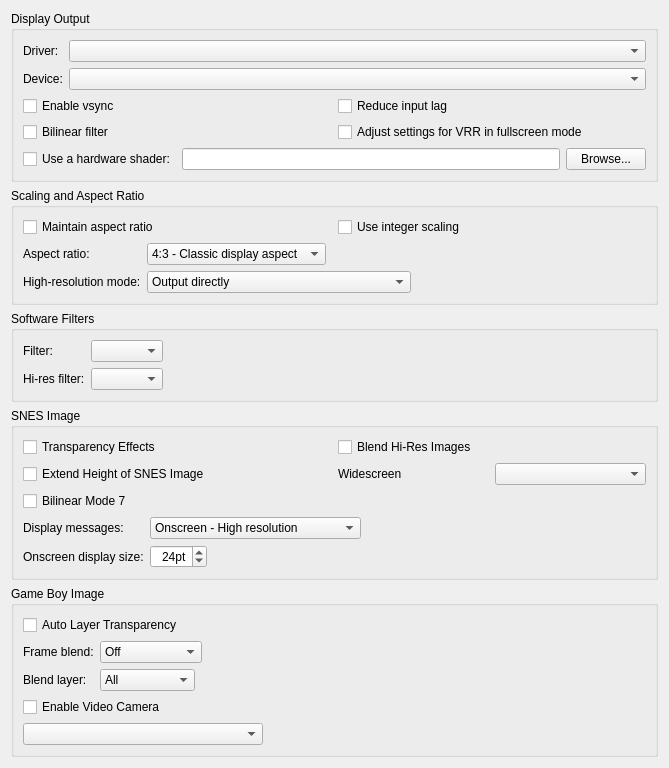
<?xml version="1.0" encoding="UTF-8"?>
<ui version="4.0">
 <class>DisplayPanel</class>
 <widget class="QWidget" name="DisplayPanel">
  <property name="geometry">
   <rect>
    <x>0</x>
    <y>0</y>
    <width>669</width>
    <height>654</height>
   </rect>
  </property>
  <property name="windowTitle">
   <string>Form</string>
  </property>
  <layout class="QVBoxLayout" name="verticalLayout">
   <item>
    <widget class="QGroupBox" name="groupBox">
     <property name="title">
      <string>Display Output</string>
     </property>
     <layout class="QVBoxLayout" name="verticalLayout_2">
      <item>
       <layout class="QGridLayout" name="gridLayout_driver">
        <item row="0" column="0">
         <widget class="QLabel" name="label">
          <property name="text">
           <string>Driver:</string>
          </property>
         </widget>
        </item>
        <item row="1" column="1">
         <widget class="QComboBox" name="comboBox_device">
          <property name="sizePolicy">
           <sizepolicy hsizetype="Expanding" vsizetype="Fixed">
            <horstretch>0</horstretch>
            <verstretch>0</verstretch>
           </sizepolicy>
          </property>
          <property name="toolTip">
           <string>Choose a device to render output. If you have no integrated graphics, there will be only one choice.</string>
          </property>
          <property name="whatsThis">
           <string>&lt;html&gt;&lt;head/&gt;&lt;body&gt;&lt;p&gt;When using &lt;span style=&quot; font-style:italic;&quot;&gt;Vulkan&lt;/span&gt;, this chooses the GPU you wish to render with.&lt;/p&gt;&lt;/body&gt;&lt;/html&gt;</string>
          </property>
         </widget>
        </item>
        <item row="0" column="1">
         <widget class="QComboBox" name="comboBox_driver">
          <property name="sizePolicy">
           <sizepolicy hsizetype="Expanding" vsizetype="Fixed">
            <horstretch>0</horstretch>
            <verstretch>0</verstretch>
           </sizepolicy>
          </property>
          <property name="toolTip">
           <string>Select the output driver.</string>
          </property>
          <property name="whatsThis">
           <string>&lt;html&gt;&lt;head/&gt;&lt;body&gt;&lt;p&gt;Choose one of &lt;span style=&quot; font-style:italic;&quot;&gt;Qt Software, Vulkan, or OpenGL&lt;/span&gt;.&lt;/p&gt;&lt;p&gt;Qt Software will use the CPU to draw the display. Vulkan or OpenGL will use that respective graphics interface to draw the display.&lt;/p&gt;&lt;/body&gt;&lt;/html&gt;</string>
          </property>
         </widget>
        </item>
        <item row="1" column="0">
         <widget class="QLabel" name="label_2">
          <property name="text">
           <string>Device:</string>
          </property>
         </widget>
        </item>
       </layout>
      </item>
      <item>
       <layout class="QGridLayout" name="gridLayout_3">
        <item row="2" column="0">
         <widget class="QCheckBox" name="checkBox_bilinear_filter">
          <property name="toolTip">
           <string>Smooth screen output.</string>
          </property>
          <property name="whatsThis">
           <string>&lt;html&gt;&lt;head/&gt;&lt;body&gt;&lt;p&gt;Turns on a bilinear smoothing filter to smooth out the pixels. This option won't work with a hardware shader enabled.&lt;/p&gt;&lt;/body&gt;&lt;/html&gt;</string>
          </property>
          <property name="text">
           <string>Bilinear filter</string>
          </property>
         </widget>
        </item>
        <item row="1" column="1">
         <widget class="QCheckBox" name="checkBox_reduce_input_lag">
          <property name="toolTip">
           <string>Prevent the display driver from getting too far ahead in order to reduce lag.</string>
          </property>
          <property name="whatsThis">
           <string>&lt;html&gt;&lt;head/&gt;&lt;body&gt;&lt;p&gt;This prevents the GPU from queuing up additional frames in advance, reducing the time it takes for the display to react to your input.&lt;/p&gt;&lt;/body&gt;&lt;/html&gt;</string>
          </property>
          <property name="text">
           <string>Reduce input lag</string>
          </property>
         </widget>
        </item>
        <item row="2" column="1">
         <widget class="QCheckBox" name="checkBox_adjust_for_vrr">
          <property name="toolTip">
           <string>When entering fullscreen mode, temporarily change other settings to use VRR (G-Sync or FreeSync) correctly.</string>
          </property>
          <property name="whatsThis">
           <string>&lt;html&gt;&lt;head/&gt;&lt;body&gt;&lt;p&gt;When entering fullscreen mode, this option temporarily sets a number of other options to values that make variable refresh rate monitors that use FreeSync or GSync smoother.&lt;/p&gt;&lt;p&gt;Enables vsync.&lt;/p&gt;&lt;p&gt;Sets synchronization mode to timer and the frame rate to exactly that of the SNES.&lt;/p&gt;&lt;p&gt;Sets input rate to 32040Hz.&lt;/p&gt;&lt;/body&gt;&lt;/html&gt;</string>
          </property>
          <property name="text">
           <string>Adjust settings for VRR in fullscreen mode</string>
          </property>
         </widget>
        </item>
        <item row="1" column="0">
         <widget class="QCheckBox" name="checkBox_vsync">
          <property name="toolTip">
           <string>Sync the display to vertical retrace to eliminate tearing.</string>
          </property>
          <property name="whatsThis">
           <string>&lt;html&gt;&lt;head/&gt;&lt;body&gt;&lt;p&gt;This option prevents tearing in the output.&lt;/p&gt;&lt;/body&gt;&lt;/html&gt;</string>
          </property>
          <property name="text">
           <string>Enable vsync</string>
          </property>
         </widget>
        </item>
       </layout>
      </item>
      <item>
       <layout class="QHBoxLayout" name="horizontalLayout">
        <item>
         <widget class="QCheckBox" name="checkBox_use_shader">
          <property name="toolTip">
           <string>Use a selected .slangp or .glslp shader file. 
.slangp is supported by Vulkan and OpenGL. 
.glslp is supported by OpenGL.</string>
          </property>
          <property name="whatsThis">
           <string>&lt;html&gt;&lt;head/&gt;&lt;body&gt;&lt;p&gt;Uses a hardware shader with &lt;span style=&quot; font-style:italic;&quot;&gt;Vulkan&lt;/span&gt; or &lt;span style=&quot; font-style:italic;&quot;&gt;OpenGL&lt;/span&gt; drivers. These can be either .glslp or .slangp preset files.&lt;/p&gt;&lt;p&gt;GLSL shaders (.glslp) can be downloaded from:&lt;/p&gt;&lt;p&gt;&lt;a href=&quot;https://github.com/libretro/glsl-shaders&quot;&gt;&lt;span style=&quot; text-decoration: underline; color:#2980b9;&quot;&gt;https://github.com/libretro/glsl-shaders&lt;/span&gt;&lt;/a&gt;&lt;/p&gt;&lt;p&gt;Slang shaders (.slangp) can be downloaded from:&lt;/p&gt;&lt;p&gt;&lt;a href=&quot;https://github.com/libretro/slang-shaders&quot;&gt;&lt;span style=&quot; text-decoration: underline; color:#2980b9;&quot;&gt;https://github.com/libretro/slang-shaders&lt;/span&gt;&lt;/a&gt;&lt;/p&gt;&lt;/body&gt;&lt;/html&gt;</string>
          </property>
          <property name="text">
           <string>Use a hardware shader:</string>
          </property>
         </widget>
        </item>
        <item>
         <widget class="QLineEdit" name="lineEdit_shader">
          <property name="whatsThis">
           <string>&lt;html&gt;&lt;head/&gt;&lt;body&gt;&lt;p&gt;Uses a hardware shader with &lt;span style=&quot; font-style:italic;&quot;&gt;Vulkan&lt;/span&gt; or &lt;span style=&quot; font-style:italic;&quot;&gt;OpenGL&lt;/span&gt; drivers. These can be either .glslp or .slangp preset files.&lt;/p&gt;&lt;p&gt;GLSL shaders (.glslp) can be downloaded from:&lt;/p&gt;&lt;p&gt;&lt;a href=&quot;https://github.com/libretro/glsl-shaders&quot;&gt;&lt;span style=&quot; text-decoration: underline; color:#2980b9;&quot;&gt;https://github.com/libretro/glsl-shaders&lt;/span&gt;&lt;/a&gt;&lt;/p&gt;&lt;p&gt;Slang shaders (.slangp) can be downloaded from:&lt;/p&gt;&lt;p&gt;&lt;a href=&quot;https://github.com/libretro/slang-shaders&quot;&gt;&lt;span style=&quot; text-decoration: underline; color:#2980b9;&quot;&gt;https://github.com/libretro/slang-shaders&lt;/span&gt;&lt;/a&gt;&lt;/p&gt;&lt;/body&gt;&lt;/html&gt;</string>
          </property>
         </widget>
        </item>
        <item>
         <widget class="QPushButton" name="pushButton_browse_shader">
          <property name="whatsThis">
           <string>&lt;html&gt;&lt;head/&gt;&lt;body&gt;&lt;p&gt;Uses a hardware shader with &lt;span style=&quot; font-style:italic;&quot;&gt;Vulkan&lt;/span&gt; or &lt;span style=&quot; font-style:italic;&quot;&gt;OpenGL&lt;/span&gt; drivers. These can be either .glslp or .slangp preset files.&lt;/p&gt;&lt;p&gt;GLSL shaders (.glslp) can be downloaded from:&lt;/p&gt;&lt;p&gt;&lt;a href=&quot;https://github.com/libretro/glsl-shaders&quot;&gt;&lt;span style=&quot; text-decoration: underline; color:#2980b9;&quot;&gt;https://github.com/libretro/glsl-shaders&lt;/span&gt;&lt;/a&gt;&lt;/p&gt;&lt;p&gt;Slang shaders (.slangp) can be downloaded from:&lt;/p&gt;&lt;p&gt;&lt;a href=&quot;https://github.com/libretro/slang-shaders&quot;&gt;&lt;span style=&quot; text-decoration: underline; color:#2980b9;&quot;&gt;https://github.com/libretro/slang-shaders&lt;/span&gt;&lt;/a&gt;&lt;/p&gt;&lt;/body&gt;&lt;/html&gt;</string>
          </property>
          <property name="text">
           <string>Browse...</string>
          </property>
         </widget>
        </item>
       </layout>
      </item>
     </layout>
    </widget>
   </item>
   <item>
    <widget class="QGroupBox" name="groupBox_2">
     <property name="title">
      <string>Scaling and Aspect Ratio</string>
     </property>
     <layout class="QVBoxLayout" name="verticalLayout_3">
      <item>
       <layout class="QGridLayout" name="gridLayout_4">
        <item row="0" column="0">
         <widget class="QCheckBox" name="checkBox_maintain_aspect_ratio">
          <property name="toolTip">
           <string>Keep the screen at the requested proportions for width and height.</string>
          </property>
          <property name="whatsThis">
           <string>&lt;html&gt;&lt;head/&gt;&lt;body&gt;&lt;p&gt;This option keeps the proportions of the emulated display the same no matter how you change the size of the window.&lt;/p&gt;&lt;/body&gt;&lt;/html&gt;</string>
          </property>
          <property name="text">
           <string>Maintain aspect ratio</string>
          </property>
         </widget>
        </item>
        <item row="0" column="1">
         <widget class="QCheckBox" name="checkBox_integer_scaling">
          <property name="toolTip">
           <string>When scaling up, only use integer multiples of the original height.</string>
          </property>
          <property name="whatsThis">
           <string>&lt;html&gt;&lt;head/&gt;&lt;body&gt;&lt;p&gt;This option adapts &lt;span style=&quot; font-style:italic;&quot;&gt;maintain aspect ratio&lt;/span&gt; and scales the image in steps of integral scale, so game pixels are never spread across the borders of screen pixels.&lt;/p&gt;&lt;/body&gt;&lt;/html&gt;</string>
          </property>
          <property name="text">
           <string>Use integer scaling</string>
          </property>
         </widget>
        </item>
       </layout>
      </item>
      <item>
       <layout class="QGridLayout" name="gridLayout_2">
        <item row="1" column="0">
         <widget class="QLabel" name="label_4">
          <property name="text">
           <string>High-resolution mode:</string>
          </property>
         </widget>
        </item>
        <item row="0" column="1">
         <widget class="QComboBox" name="comboBox_aspect_ratio">
          <property name="sizePolicy">
           <sizepolicy hsizetype="Fixed" vsizetype="Fixed">
            <horstretch>0</horstretch>
            <verstretch>0</verstretch>
           </sizepolicy>
          </property>
          <property name="whatsThis">
           <string>&lt;html&gt;&lt;head/&gt;&lt;body&gt;&lt;p&gt;This option affects how &lt;span style=&quot; font-style:italic;&quot;&gt;maintain aspect ratio &lt;/span&gt;works. &lt;/p&gt;&lt;p&gt;&lt;span style=&quot; font-style:italic;&quot;&gt;4:3 &lt;/span&gt;will maintain a ratio where the screen is 1.333 times wider than high.&lt;/p&gt;&lt;p&gt;64:49 presents an idealized ratio where the display output is perfect, but is affected by NTSC compression.&lt;/p&gt;&lt;p&gt;1:1 Means pixels will be square. This will squeeze the image horizontally.&lt;/p&gt;&lt;/body&gt;&lt;/html&gt;</string>
          </property>
          <item>
           <property name="text">
            <string>4:3 - Classic display aspect</string>
           </property>
          </item>
          <item>
           <property name="text">
            <string>64:49 - NTSC aspect</string>
           </property>
          </item>
          <item>
           <property name="text">
            <string>8:7 - Square pixels</string>
           </property>
          </item>
         </widget>
        </item>
        <item row="0" column="0">
         <widget class="QLabel" name="label_3">
          <property name="text">
           <string>Aspect ratio:</string>
          </property>
         </widget>
        </item>
        <item row="1" column="1">
         <widget class="QComboBox" name="comboBox_high_resolution_mode">
          <property name="sizePolicy">
           <sizepolicy hsizetype="Fixed" vsizetype="Fixed">
            <horstretch>0</horstretch>
            <verstretch>0</verstretch>
           </sizepolicy>
          </property>
          <property name="toolTip">
           <string>This affects the rarely used 512-pixels-wide mode used by the SNES.
For games like Kirby 3 and Jurassic Park, choose the &quot;merge fields&quot; option.
For games like Seiken Densetsu 3 and Marvelous, choose the &quot;scale up&quot; option.
Output directly will cause the screen to change between the two modes and look weird.</string>
          </property>
          <property name="whatsThis">
           <string>&lt;html&gt;&lt;head/&gt;&lt;body&gt;&lt;p&gt;This option only affects the SNES's high-resolution, 512 pixel wide mode. Few games use this. &lt;/p&gt;&lt;p&gt;&lt;span style=&quot; font-style:italic;&quot;&gt;Output directly&lt;/span&gt; will use whatever is output directly, but when the game changes modes, the filtering will get sharper or blurrier and may be distracting.&lt;/p&gt;&lt;p&gt;&lt;span style=&quot; font-style:italic;&quot;&gt;Merge fields &lt;/span&gt;will scale the image down and blend the extra pixels together. This is useful in games like Jurassic Park and Kirby's Dreamland 3, which use it for a transparency effect.&lt;/p&gt;&lt;p&gt;&lt;span style=&quot; font-style:italic;&quot;&gt;Scale low resolution &lt;/span&gt;will double the width of low-resolution screens, so when the game switches between modes there isn't any distracting changes in filtering. This is useful when a game uses the high resolution mode often, like Seiken Densetsu 3.&lt;/p&gt;&lt;/body&gt;&lt;/html&gt;</string>
          </property>
          <item>
           <property name="text">
            <string>Output directly</string>
           </property>
          </item>
          <item>
           <property name="text">
            <string>Merge the fields of the high-resolution lines</string>
           </property>
          </item>
          <item>
           <property name="text">
            <string>Scale normal resolution screens up</string>
           </property>
          </item>
         </widget>
        </item>
        <item row="0" column="2">
         <spacer name="horizontalSpacer_2">
          <property name="orientation">
           <enum>Qt::Horizontal</enum>
          </property>
          <property name="sizeHint" stdset="0">
           <size>
            <width>40</width>
            <height>20</height>
           </size>
          </property>
         </spacer>
        </item>
       </layout>
      </item>
     </layout>
    </widget>
   </item>
   <item>
    <widget class="QGroupBox" name="groupBox_software_filters">
     <property name="title">
      <string>Software Filters</string>
     </property>
     <layout class="QGridLayout" name="gridLayout_software_filter">
      <item row="0" column="0">
       <widget class="QLabel" name="label_software_filter">
        <property name="text">
         <string>Filter:</string>
        </property>
       </widget>
      </item>
      <item row="0" column="1">
       <widget class="QComboBox" name="comboBox_software_filter">
        <property name="sizePolicy">
         <sizepolicy hsizetype="Fixed" vsizetype="Fixed">
          <horstretch>0</horstretch>
          <verstretch>0</verstretch>
         </sizepolicy>
        </property>
        <property name="toolTip">
         <string>Process the image on the CPU before display. These are the same filters as the &quot;Output Image Processing&quot; options in the Windows port. For GPU shader-based processing, use a shader preset instead.</string>
        </property>
       </widget>
      </item>
      <item row="1" column="0">
       <widget class="QLabel" name="label_software_filter_hires">
        <property name="text">
         <string>Hi-res filter:</string>
        </property>
       </widget>
      </item>
      <item row="1" column="1">
       <widget class="QComboBox" name="comboBox_software_filter_hires">
        <property name="sizePolicy">
         <sizepolicy hsizetype="Fixed" vsizetype="Fixed">
          <horstretch>0</horstretch>
          <verstretch>0</verstretch>
         </sizepolicy>
        </property>
        <property name="toolTip">
         <string>Filter used instead of the one above when the frame is high-resolution (512 pixels wide or interlaced), like the win32 &quot;Hi Res&quot; box. Also applies when the high-resolution mode above is set to &quot;Scale up&quot;.</string>
        </property>
       </widget>
      </item>
      <item row="0" column="2">
       <spacer name="horizontalSpacer_software_filter">
        <property name="orientation">
         <enum>Qt::Horizontal</enum>
        </property>
        <property name="sizeHint" stdset="0">
         <size>
          <width>40</width>
          <height>20</height>
         </size>
        </property>
       </spacer>
      </item>
     </layout>
    </widget>
   </item>
   <item>
    <widget class="QGroupBox" name="groupBox_snes_image">
     <property name="title">
      <string>SNES Image</string>
     </property>
     <layout class="QVBoxLayout" name="verticalLayout_5">
      <item>
       <layout class="QGridLayout" name="gridLayout_snes_image">
        <item row="0" column="0">
         <widget class="QCheckBox" name="checkBox_transparency">
          <property name="toolTip">
           <string>Render the SNES colour-math and transparency effects. Turn off only for troubleshooting.</string>
          </property>
          <property name="text">
           <string>Transparency Effects</string>
          </property>
         </widget>
        </item>
        <item row="0" column="1">
         <widget class="QCheckBox" name="checkBox_blend_hires">
          <property name="toolTip">
           <string>Horizontally blend hi-res (512-wide) images, so games that alternate columns for a transparency effect look as intended with filters that do not account for this.</string>
          </property>
          <property name="text">
           <string>Blend Hi-Res Images</string>
          </property>
         </widget>
        </item>
        <item row="1" column="0">
         <widget class="QCheckBox" name="checkBox_overscan">
          <property name="toolTip">
           <string>Display an extra 15 pixels at the bottom, which few games use. Also increases AVI output size from 256x224 to 256x240.</string>
          </property>
          <property name="whatsThis">
           <string>&lt;html&gt;&lt;head/&gt;&lt;body&gt;&lt;p&gt;On classic CRT televisions, some areas of the screen were covered by the bezel, so weren't used often in games. This option allows you to show that area, but it will usually be just black bars.&lt;/p&gt;&lt;/body&gt;&lt;/html&gt;</string>
          </property>
          <property name="text">
           <string>Extend Height of SNES Image</string>
          </property>
         </widget>
        </item>
        <item row="1" column="1">
         <layout class="QHBoxLayout" name="horizontalLayout_widescreen">
          <item>
           <widget class="QLabel" name="label_widescreen">
            <property name="text">
             <string>Widescreen</string>
            </property>
           </widget>
          </item>
          <item>
           <widget class="QComboBox" name="comboBox_widescreen">
            <property name="toolTip">
             <string>Apply the built-in widescreen patch to this game at the selected width. The patch is applied in memory only, and the game restarts. Available for supported games only.</string>
            </property>
            <property name="whatsThis">
             <string>&lt;html&gt;&lt;head/&gt;&lt;body&gt;&lt;p&gt;The SNES scanned out 256 columns, but its backgrounds, Mode 7 matrix and sprites all carry on past them. Widescreen draws what was there.&lt;/p&gt;&lt;p&gt;Games that were not made for it would show artifacts at the edges, since they culled sprites and clamped scrolling there, so the choice is offered only for games the emulator has a widescreen hack for. Picking a width patches the cart in memory into that hack and restarts it; picking None puts the original cart back.&lt;/p&gt;&lt;/body&gt;&lt;/html&gt;</string>
            </property>
           </widget>
          </item>
         </layout>
        </item>
        <item row="2" column="0">
         <widget class="QCheckBox" name="checkBox_bilinear_mode7">
          <property name="toolTip">
           <string>Smooth the rotated and scaled Mode 7 backgrounds (F-Zero, Super Mario Kart, Pilotwings) by blending neighbouring pixels. A real SNES draws them blocky.</string>
          </property>
          <property name="text">
           <string>Bilinear Mode 7</string>
          </property>
         </widget>
        </item>
       </layout>
      </item>
      <item>
       <layout class="QGridLayout" name="gridLayout_5">
        <item row="0" column="0">
         <widget class="QLabel" name="label_5">
          <property name="text">
           <string>Display messages:</string>
          </property>
         </widget>
        </item>
        <item row="0" column="1">
         <widget class="QComboBox" name="comboBox_messages">
          <property name="sizePolicy">
           <sizepolicy hsizetype="Preferred" vsizetype="Fixed">
            <horstretch>0</horstretch>
            <verstretch>0</verstretch>
           </sizepolicy>
          </property>
          <property name="whatsThis">
           <string>&lt;html&gt;&lt;head/&gt;&lt;body&gt;&lt;p&gt;This option determines whether messages show up in the game display:&lt;/p&gt;&lt;p&gt;Onscreen will show a high resolution overlay when using &lt;span style=&quot; font-style:italic;&quot;&gt;Vulkan&lt;/span&gt; or &lt;span style=&quot; font-style:italic;&quot;&gt;OpenGL&lt;/span&gt;.&lt;/p&gt;&lt;p&gt;Inscreen will draw in a pixel font to the ingame display.&lt;/p&gt;&lt;p&gt;Don't display messages will show nothing.&lt;/p&gt;&lt;/body&gt;&lt;/html&gt;</string>
          </property>
          <item>
           <property name="text">
            <string>Onscreen - High resolution</string>
           </property>
          </item>
          <item>
           <property name="text">
            <string>Inside the screen - Low resolution</string>
           </property>
          </item>
          <item>
           <property name="text">
            <string>Don't display messages</string>
           </property>
          </item>
         </widget>
        </item>
        <item row="1" column="1">
         <widget class="QSpinBox" name="spinBox_osd_size">
          <property name="sizePolicy">
           <sizepolicy hsizetype="Fixed" vsizetype="Fixed">
            <horstretch>0</horstretch>
            <verstretch>0</verstretch>
           </sizepolicy>
          </property>
          <property name="whatsThis">
           <string>&lt;html&gt;&lt;head/&gt;&lt;body&gt;&lt;p&gt;This option only affects the size of the font and the icons shown when display messages are set to the &lt;span style=&quot; font-style:italic;&quot;&gt;Onscreen&lt;/span&gt; option.&lt;/p&gt;&lt;/body&gt;&lt;/html&gt;</string>
          </property>
          <property name="alignment">
           <set>Qt::AlignRight|Qt::AlignTrailing|Qt::AlignVCenter</set>
          </property>
          <property name="suffix">
           <string>pt</string>
          </property>
          <property name="minimum">
           <number>8</number>
          </property>
          <property name="maximum">
           <number>256</number>
          </property>
          <property name="value">
           <number>24</number>
          </property>
         </widget>
        </item>
        <item row="1" column="0">
         <widget class="QLabel" name="label_6">
          <property name="text">
           <string>Onscreen display size:</string>
          </property>
         </widget>
        </item>
        <item row="0" column="2">
         <spacer name="horizontalSpacer_3">
          <property name="orientation">
           <enum>Qt::Horizontal</enum>
          </property>
          <property name="sizeHint" stdset="0">
           <size>
            <width>40</width>
            <height>20</height>
           </size>
          </property>
         </spacer>
        </item>
       </layout>
      </item>
     </layout>
    </widget>
   </item>
   <item>
    <widget class="QGroupBox" name="groupBox_gb_image">
     <property name="toolTip">
      <string>These options only apply to Game Boy games played through the Super Game Boy.</string>
     </property>
     <property name="title">
      <string>Game Boy Image</string>
     </property>
     <layout class="QVBoxLayout" name="verticalLayout_gb_image">
      <item>
       <widget class="QCheckBox" name="checkBox_gb_frame_blend_auto">
        <property name="toolTip">
         <string>Auto Layer Transparency: pick the blend per game from a built-in list of known flicker-transparency games (off for the rest). Uncheck to set the mode and layer manually for every Game Boy game.</string>
        </property>
        <property name="text">
         <string>Auto Layer Transparency</string>
        </property>
       </widget>
      </item>
      <item>
       <layout class="QGridLayout" name="gridLayout_gb_blend">
        <item row="0" column="0">
         <widget class="QLabel" name="label_gb_frame_blend">
          <property name="text">
           <string>Frame blend:</string>
          </property>
         </widget>
        </item>
        <item row="0" column="1">
         <widget class="QComboBox" name="comboBox_gb_frame_blend">
          <property name="sizePolicy">
           <sizepolicy hsizetype="Fixed" vsizetype="Fixed">
            <horstretch>0</horstretch>
            <verstretch>0</verstretch>
           </sizepolicy>
          </property>
          <property name="toolTip">
           <string>Game Boy frame-blend mode: Simple Blend = 50/50 of the last two frames (cancels flicker-transparency); LCD Blend = slow-decay LCD-style ghosting.</string>
          </property>
          <item>
           <property name="text">
            <string>Off</string>
           </property>
          </item>
          <item>
           <property name="text">
            <string>Simple Blend</string>
           </property>
          </item>
          <item>
           <property name="text">
            <string>LCD Blend</string>
           </property>
          </item>
         </widget>
        </item>
        <item row="1" column="0">
         <widget class="QLabel" name="label_gb_frame_blend_layer">
          <property name="text">
           <string>Blend layer:</string>
          </property>
         </widget>
        </item>
        <item row="1" column="1">
         <widget class="QComboBox" name="comboBox_gb_frame_blend_layer">
          <property name="sizePolicy">
           <sizepolicy hsizetype="Fixed" vsizetype="Fixed">
            <horstretch>0</horstretch>
            <verstretch>0</verstretch>
           </sizepolicy>
          </property>
          <property name="toolTip">
           <string>Which Game Boy layer to blend: Background (BG) keeps moving sprites crisp; Window = the window/HUD layer; Sprites = objects only; All blends everything.</string>
          </property>
          <item>
           <property name="text">
            <string>All</string>
           </property>
          </item>
          <item>
           <property name="text">
            <string>Background</string>
           </property>
          </item>
          <item>
           <property name="text">
            <string>Window</string>
           </property>
          </item>
          <item>
           <property name="text">
            <string>Sprites</string>
           </property>
          </item>
         </widget>
        </item>
        <item row="0" column="2">
         <spacer name="horizontalSpacer_gb_blend">
          <property name="orientation">
           <enum>Qt::Horizontal</enum>
          </property>
          <property name="sizeHint" stdset="0">
           <size>
            <width>40</width>
            <height>20</height>
           </size>
          </property>
         </spacer>
        </item>
       </layout>
      </item>
      <item>
       <widget class="QCheckBox" name="checkBox_gb_video_camera">
        <property name="toolTip">
         <string>Feed a connected webcam into the Game Boy Camera (Pocket Camera) cartridge's image sensor. With this off (or no camera connected) the in-game viewfinder is blank.</string>
        </property>
        <property name="text">
         <string>Enable Video Camera</string>
        </property>
       </widget>
      </item>
      <item>
       <layout class="QHBoxLayout" name="horizontalLayout_gb_camera">
        <item>
         <widget class="QComboBox" name="comboBox_gb_camera">
          <property name="sizePolicy">
           <sizepolicy hsizetype="Preferred" vsizetype="Fixed">
            <horstretch>0</horstretch>
            <verstretch>0</verstretch>
           </sizepolicy>
          </property>
          <property name="minimumSize">
           <size>
            <width>240</width>
            <height>0</height>
           </size>
          </property>
          <property name="toolTip">
           <string>The webcam to feed into the Game Boy Camera. Cameras that only offer compressed (MJPEG) video produce a blank image.</string>
          </property>
         </widget>
        </item>
        <item>
         <spacer name="horizontalSpacer_gb_camera">
          <property name="orientation">
           <enum>Qt::Horizontal</enum>
          </property>
          <property name="sizeHint" stdset="0">
           <size>
            <width>40</width>
            <height>20</height>
           </size>
          </property>
         </spacer>
        </item>
       </layout>
      </item>
     </layout>
    </widget>
   </item>
   <item>
    <spacer name="verticalSpacer">
     <property name="orientation">
      <enum>Qt::Vertical</enum>
     </property>
     <property name="sizeHint" stdset="0">
      <size>
       <width>20</width>
       <height>40</height>
      </size>
     </property>
    </spacer>
   </item>
  </layout>
 </widget>
 <resources/>
 <connections/>
</ui>
